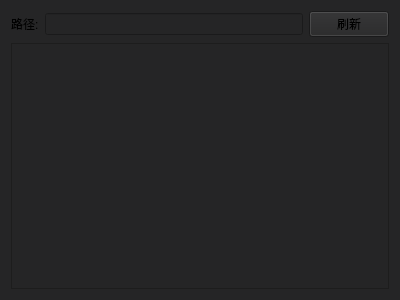
<?xml version="1.0" encoding="UTF-8"?>
<ui version="4.0">
 <class>FileManage</class>
 <widget class="QWidget" name="FileManage">
  <property name="enabled">
   <bool>true</bool>
  </property>
  <property name="geometry">
   <rect>
    <x>0</x>
    <y>0</y>
    <width>400</width>
    <height>300</height>
   </rect>
  </property>
  <property name="contextMenuPolicy">
   <enum>Qt::NoContextMenu</enum>
  </property>
  <property name="acceptDrops">
   <bool>false</bool>
  </property>
  <property name="windowTitle">
   <string>文件管理</string>
  </property>
  <property name="autoFillBackground">
   <bool>false</bool>
  </property>
  <property name="styleSheet">
   <string notr="true">background-color: #252526;</string>
  </property>
  <layout class="QVBoxLayout" name="verticalLayout">
   <item>
    <layout class="QHBoxLayout" name="horizontalLayout">
     <item>
      <widget class="QLabel" name="pathLabel">
       <property name="text">
        <string>路径:</string>
       </property>
      </widget>
     </item>
     <item>
      <widget class="QLineEdit" name="pathLineEdit">
       <property name="text">
        <string> </string>
       </property>
      </widget>
     </item>
     <item>
      <widget class="QPushButton" name="refreshButton">
       <property name="text">
        <string>刷新</string>
       </property>
      </widget>
     </item>
    </layout>
   </item>
   <item>
    <widget class="QTreeView" name="treeView">
     <property name="headerHidden">
      <bool>true</bool>
     </property>
    </widget>
   </item>
  </layout>
 </widget>
 <resources/>
 <connections/>
</ui>
